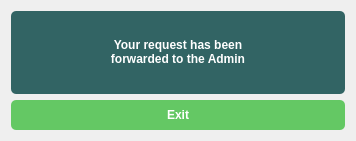
<?xml version="1.0" encoding="UTF-8"?>
<ui version="4.0">
 <class>SettingsMenuForm</class>
 <widget class="QWidget" name="SettingsMenuForm">
  <property name="geometry">
   <rect>
    <x>0</x>
    <y>0</y>
    <width>356</width>
    <height>141</height>
   </rect>
  </property>
  <property name="windowTitle">
   <string>Thanks!</string>
  </property>
  <layout class="QVBoxLayout" name="verticalLayout">
   <item>
    <widget class="QLabel" name="labelUserLogin_Message">
     <property name="minimumSize">
      <size>
       <width>0</width>
       <height>50</height>
      </size>
     </property>
     <property name="styleSheet">
      <string notr="true">QLabel{	
background-color : rgb(50, 100, 100);
color:rgb(255, 255, 255);
font: 11pt &quot;Segoe UI&quot;;
font: bold;
border-radius: 5px;}</string>
     </property>
     <property name="text">
      <string>&lt;html&gt;&lt;head/&gt;&lt;body&gt;&lt;p align=&quot;center&quot;&gt;Your request has been &lt;br/&gt;forwarded to the Admin&lt;/p&gt;&lt;/body&gt;&lt;/html&gt;</string>
     </property>
    </widget>
   </item>
   <item>
    <widget class="QPushButton" name="buttonLoginPanelMessage_Exit">
     <property name="minimumSize">
      <size>
       <width>0</width>
       <height>30</height>
      </size>
     </property>
     <property name="styleSheet">
      <string notr="true">QPushButton{	
background-color : rgb(100, 200, 100);
color:rgb(255, 255, 255);
font: 11pt &quot;Segoe UI&quot;;
font: bold;
border-radius: 5px;}

QPushButton::pressed{background-color :rgb(50, 50,50);}</string>
     </property>
     <property name="text">
      <string>Exit</string>
     </property>
    </widget>
   </item>
  </layout>
 </widget>
 <resources/>
 <connections/>
</ui>
